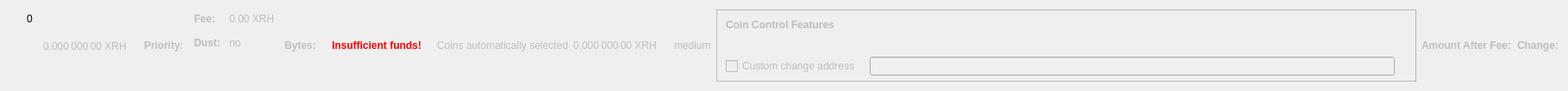
    <widget class="QWidget" name="dummyHideWidget" native="true">
     <property name="maximumSize">
      <size>
       <width>100</width>
       <height>22</height>
      </size>
     </property>
     <layout class="QHBoxLayout" name="dummyHideLayout">
      <item>
       <layout class="QFormLayout" name="formLayoutCoinControl1">
        <property name="horizontalSpacing">
         <number>10</number>
        </property>
        <property name="verticalSpacing">
         <number>14</number>
        </property>
        <property name="leftMargin">
         <number>10</number>
        </property>
        <property name="topMargin">
         <number>4</number>
        </property>
        <property name="rightMargin">
         <number>6</number>
        </property>
        <item row="0" column="1">
         <widget class="QLabel" name="labelCoinControlBytes">
          <property name="cursor">
           <cursorShape>IBeamCursor</cursorShape>
          </property>
          <property name="contextMenuPolicy">
           <enum>Qt::ActionsContextMenu</enum>
          </property>
          <property name="text">
           <string notr="true">0</string>
          </property>
          <property name="textInteractionFlags">
           <set>Qt::LinksAccessibleByMouse|Qt::TextSelectableByKeyboard|Qt::TextSelectableByMouse</set>
          </property>
         </widget>
        </item>
       </layout>
      </item>
      <item>
       <widget class="QLabel" name="labelCoinControlAfterFee">
        <property name="enabled">
         <bool>false</bool>
        </property>
        <property name="sizePolicy">
         <sizepolicy hsizetype="Fixed" vsizetype="Fixed">
          <horstretch>0</horstretch>
          <verstretch>0</verstretch>
         </sizepolicy>
        </property>
        <property name="minimumSize">
         <size>
          <width>111</width>
          <height>12</height>
         </size>
        </property>
        <property name="maximumSize">
         <size>
          <width>111</width>
          <height>12</height>
         </size>
        </property>
        <property name="cursor">
         <cursorShape>IBeamCursor</cursorShape>
        </property>
        <property name="contextMenuPolicy">
         <enum>Qt::ActionsContextMenu</enum>
        </property>
        <property name="text">
         <string notr="true">0.000 000 00 XRH</string>
        </property>
        <property name="textInteractionFlags">
         <set>Qt::LinksAccessibleByMouse|Qt::TextSelectableByKeyboard|Qt::TextSelectableByMouse</set>
        </property>
       </widget>
      </item>
      <item>
       <widget class="QLabel" name="labelCoinControlPriorityText">
        <property name="enabled">
         <bool>false</bool>
        </property>
        <property name="font">
         <font>
          <weight>75</weight>
          <bold>true</bold>
         </font>
        </property>
        <property name="text">
         <string>Priority:</string>
        </property>
       </widget>
      </item>
      <item>
       <layout class="QHBoxLayout" name="horizontalLayout"/>
      </item>
      <item>
       <layout class="QFormLayout" name="formLayoutCoinControl3">
        <property name="horizontalSpacing">
         <number>10</number>
        </property>
        <property name="verticalSpacing">
         <number>14</number>
        </property>
        <property name="leftMargin">
         <number>6</number>
        </property>
        <property name="topMargin">
         <number>4</number>
        </property>
        <property name="rightMargin">
         <number>6</number>
        </property>
        <item row="0" column="0">
         <widget class="QLabel" name="labelCoinControlFeeText">
          <property name="enabled">
           <bool>false</bool>
          </property>
          <property name="font">
           <font>
            <weight>75</weight>
            <bold>true</bold>
           </font>
          </property>
          <property name="text">
           <string>Fee:</string>
          </property>
          <property name="margin">
           <number>0</number>
          </property>
         </widget>
        </item>
        <item row="0" column="1">
         <widget class="QLabel" name="labelCoinControlFee">
          <property name="enabled">
           <bool>false</bool>
          </property>
          <property name="cursor">
           <cursorShape>IBeamCursor</cursorShape>
          </property>
          <property name="contextMenuPolicy">
           <enum>Qt::ActionsContextMenu</enum>
          </property>
          <property name="text">
           <string notr="true">0.00 XRH</string>
          </property>
          <property name="textInteractionFlags">
           <set>Qt::LinksAccessibleByMouse|Qt::TextSelectableByKeyboard|Qt::TextSelectableByMouse</set>
          </property>
         </widget>
        </item>
        <item row="1" column="0">
         <widget class="QLabel" name="labelCoinControlLowOutputText">
          <property name="enabled">
           <bool>false</bool>
          </property>
          <property name="font">
           <font>
            <weight>75</weight>
            <bold>true</bold>
           </font>
          </property>
          <property name="text">
           <string>Dust:</string>
          </property>
         </widget>
        </item>
        <item row="1" column="1">
         <widget class="QLabel" name="labelCoinControlLowOutput">
          <property name="enabled">
           <bool>false</bool>
          </property>
          <property name="cursor">
           <cursorShape>IBeamCursor</cursorShape>
          </property>
          <property name="contextMenuPolicy">
           <enum>Qt::ActionsContextMenu</enum>
          </property>
          <property name="text">
           <string>no</string>
          </property>
          <property name="textInteractionFlags">
           <set>Qt::LinksAccessibleByMouse|Qt::TextSelectableByKeyboard|Qt::TextSelectableByMouse</set>
          </property>
         </widget>
        </item>
       </layout>
      </item>
      <item>
       <widget class="QLabel" name="labelCoinControlBytesText">
        <property name="enabled">
         <bool>false</bool>
        </property>
        <property name="font">
         <font>
          <weight>75</weight>
          <bold>true</bold>
         </font>
        </property>
        <property name="text">
         <string>Bytes:</string>
        </property>
       </widget>
      </item>
      <item>
       <layout class="QFormLayout" name="formLayoutCoinControl2">
        <property name="horizontalSpacing">
         <number>10</number>
        </property>
        <property name="verticalSpacing">
         <number>14</number>
        </property>
        <property name="leftMargin">
         <number>6</number>
        </property>
        <property name="topMargin">
         <number>4</number>
        </property>
        <property name="rightMargin">
         <number>6</number>
        </property>
       </layout>
      </item>
      <item>
       <layout class="QHBoxLayout" name="horizontalLayoutCoinControl2">
        <property name="spacing">
         <number>8</number>
        </property>
        <property name="bottomMargin">
         <number>10</number>
        </property>
       </layout>
      </item>
      <item>
       <widget class="QLabel" name="labelCoinControlInsuffFunds">
        <property name="enabled">
         <bool>false</bool>
        </property>
        <property name="minimumSize">
         <size>
          <width>0</width>
          <height>0</height>
         </size>
        </property>
        <property name="font">
         <font>
          <weight>75</weight>
          <bold>true</bold>
         </font>
        </property>
        <property name="styleSheet">
         <string notr="true">color:red;font-weight:bold;</string>
        </property>
        <property name="text">
         <string>Insufficient funds!</string>
        </property>
        <property name="margin">
         <number>5</number>
        </property>
       </widget>
      </item>
      <item>
       <layout class="QFormLayout" name="formLayoutCoinControl4">
        <property name="horizontalSpacing">
         <number>10</number>
        </property>
        <property name="verticalSpacing">
         <number>14</number>
        </property>
        <property name="leftMargin">
         <number>6</number>
        </property>
        <property name="topMargin">
         <number>4</number>
        </property>
        <property name="rightMargin">
         <number>6</number>
        </property>
       </layout>
      </item>
      <item>
       <widget class="QLabel" name="labelCoinControlAutomaticallySelected">
        <property name="enabled">
         <bool>false</bool>
        </property>
        <property name="sizePolicy">
         <sizepolicy hsizetype="Fixed" vsizetype="Fixed">
          <horstretch>0</horstretch>
          <verstretch>0</verstretch>
         </sizepolicy>
        </property>
        <property name="minimumSize">
         <size>
          <width>0</width>
          <height>0</height>
         </size>
        </property>
        <property name="maximumSize">
         <size>
          <width>240</width>
          <height>16777215</height>
         </size>
        </property>
        <property name="text">
         <string>Coins automatically selected</string>
        </property>
        <property name="margin">
         <number>5</number>
        </property>
       </widget>
      </item>
      <item>
       <widget class="QLabel" name="labelCoinControlChange">
        <property name="enabled">
         <bool>false</bool>
        </property>
        <property name="sizePolicy">
         <sizepolicy hsizetype="Fixed" vsizetype="Fixed">
          <horstretch>0</horstretch>
          <verstretch>0</verstretch>
         </sizepolicy>
        </property>
        <property name="minimumSize">
         <size>
          <width>111</width>
          <height>0</height>
         </size>
        </property>
        <property name="maximumSize">
         <size>
          <width>111</width>
          <height>16777215</height>
         </size>
        </property>
        <property name="cursor">
         <cursorShape>IBeamCursor</cursorShape>
        </property>
        <property name="contextMenuPolicy">
         <enum>Qt::ActionsContextMenu</enum>
        </property>
        <property name="text">
         <string notr="true">0.000 000 00 XRH</string>
        </property>
        <property name="textInteractionFlags">
         <set>Qt::LinksAccessibleByMouse|Qt::TextSelectableByKeyboard|Qt::TextSelectableByMouse</set>
        </property>
       </widget>
      </item>
      <item>
       <widget class="QLabel" name="labelCoinControlPriority">
        <property name="enabled">
         <bool>false</bool>
        </property>
        <property name="cursor">
         <cursorShape>IBeamCursor</cursorShape>
        </property>
        <property name="contextMenuPolicy">
         <enum>Qt::ActionsContextMenu</enum>
        </property>
        <property name="text">
         <string>medium</string>
        </property>
        <property name="textInteractionFlags">
         <set>Qt::LinksAccessibleByMouse|Qt::TextSelectableByKeyboard|Qt::TextSelectableByMouse</set>
        </property>
       </widget>
      </item>
      <item>
       <widget class="QFrame" name="frameCoinControl">
        <property name="sizePolicy">
         <sizepolicy hsizetype="Expanding" vsizetype="Expanding">
          <horstretch>0</horstretch>
          <verstretch>0</verstretch>
         </sizepolicy>
        </property>
        <property name="maximumSize">
         <size>
          <width>16777215</width>
          <height>16777215</height>
         </size>
        </property>
        <property name="frameShape">
         <enum>QFrame::StyledPanel</enum>
        </property>
        <property name="frameShadow">
         <enum>QFrame::Sunken</enum>
        </property>
        <layout class="QVBoxLayout" name="verticalLayoutCoinControl2_2">
         <property name="spacing">
          <number>0</number>
         </property>
         <property name="leftMargin">
          <number>0</number>
         </property>
         <property name="topMargin">
          <number>0</number>
         </property>
         <property name="rightMargin">
          <number>0</number>
         </property>
         <property name="bottomMargin">
          <number>6</number>
         </property>
         <item>
          <layout class="QVBoxLayout" name="verticalLayoutCoinControl" stretch="0,0,0,1">
           <property name="spacing">
            <number>0</number>
           </property>
           <property name="leftMargin">
            <number>10</number>
           </property>
           <property name="topMargin">
            <number>10</number>
           </property>
           <item>
            <layout class="QHBoxLayout" name="horizontalLayoutCoinControl1">
             <property name="bottomMargin">
              <number>15</number>
             </property>
             <item>
              <widget class="QLabel" name="labelCoinControlFeatures">
               <property name="enabled">
                <bool>false</bool>
               </property>
               <property name="sizePolicy">
                <sizepolicy hsizetype="Preferred" vsizetype="Maximum">
                 <horstretch>0</horstretch>
                 <verstretch>0</verstretch>
                </sizepolicy>
               </property>
               <property name="font">
                <font>
                 <weight>75</weight>
                 <bold>true</bold>
                </font>
               </property>
               <property name="styleSheet">
                <string notr="true">font-weight:bold;</string>
               </property>
               <property name="text">
                <string>Coin Control Features</string>
               </property>
              </widget>
             </item>
            </layout>
           </item>
           <item>
            <widget class="QWidget" name="widgetCoinControl" native="true">
             <property name="sizePolicy">
              <sizepolicy hsizetype="Preferred" vsizetype="Preferred">
               <horstretch>0</horstretch>
               <verstretch>0</verstretch>
              </sizepolicy>
             </property>
             <property name="minimumSize">
              <size>
               <width>0</width>
               <height>0</height>
              </size>
             </property>
             <property name="styleSheet">
              <string notr="true"/>
             </property>
             <layout class="QHBoxLayout" name="horizontalLayoutCoinControl5_2">
              <property name="leftMargin">
               <number>0</number>
              </property>
              <property name="topMargin">
               <number>0</number>
              </property>
              <property name="rightMargin">
               <number>0</number>
              </property>
              <property name="bottomMargin">
               <number>0</number>
              </property>
              <item>
               <layout class="QHBoxLayout" name="horizontalLayoutCoinControl3">
                <property name="spacing">
                 <number>20</number>
                </property>
                <property name="topMargin">
                 <number>0</number>
                </property>
                <property name="bottomMargin">
                 <number>10</number>
                </property>
               </layout>
              </item>
             </layout>
            </widget>
           </item>
           <item>
            <layout class="QHBoxLayout" name="horizontalLayoutCoinControl4" stretch="0,0,0">
             <property name="spacing">
              <number>12</number>
             </property>
             <property name="sizeConstraint">
              <enum>QLayout::SetDefaultConstraint</enum>
             </property>
             <property name="topMargin">
              <number>5</number>
             </property>
             <property name="rightMargin">
              <number>5</number>
             </property>
             <item>
              <widget class="QCheckBox" name="checkBoxCoinControlChange">
               <property name="enabled">
                <bool>false</bool>
               </property>
               <property name="toolTip">
                <string>If this is activated, but the change address is empty or invalid, change will be sent to a newly generated address.</string>
               </property>
               <property name="text">
                <string>Custom change address</string>
               </property>
              </widget>
             </item>
             <item>
              <widget class="QValidatedLineEdit" name="lineEditCoinControlChange">
               <property name="enabled">
                <bool>false</bool>
               </property>
               <property name="sizePolicy">
                <sizepolicy hsizetype="Expanding" vsizetype="Fixed">
                 <horstretch>0</horstretch>
                 <verstretch>0</verstretch>
                </sizepolicy>
               </property>
              </widget>
             </item>
             <item>
              <widget class="QLabel" name="labelCoinControlChangeLabel_2">
               <property name="sizePolicy">
                <sizepolicy hsizetype="Preferred" vsizetype="Expanding">
                 <horstretch>0</horstretch>
                 <verstretch>0</verstretch>
                </sizepolicy>
               </property>
               <property name="minimumSize">
                <size>
                 <width>0</width>
                 <height>0</height>
                </size>
               </property>
               <property name="text">
                <string/>
               </property>
               <property name="margin">
                <number>3</number>
               </property>
              </widget>
             </item>
            </layout>
           </item>
           <item>
            <spacer name="verticalSpacerCoinControl">
             <property name="orientation">
              <enum>Qt::Vertical</enum>
             </property>
             <property name="sizeHint" stdset="0">
              <size>
               <width>800</width>
               <height>1</height>
              </size>
             </property>
            </spacer>
           </item>
          </layout>
         </item>
        </layout>
       </widget>
      </item>
      <item>
       <widget class="QLabel" name="labelCoinControlAfterFeeText">
        <property name="enabled">
         <bool>false</bool>
        </property>
        <property name="minimumSize">
         <size>
          <width>0</width>
          <height>0</height>
         </size>
        </property>
        <property name="maximumSize">
         <size>
          <width>16777215</width>
          <height>16777215</height>
         </size>
        </property>
        <property name="font">
         <font>
          <weight>75</weight>
          <bold>true</bold>
         </font>
        </property>
        <property name="text">
         <string>Amount After Fee:</string>
        </property>
        <property name="alignment">
         <set>Qt::AlignLeading|Qt::AlignLeft|Qt::AlignVCenter</set>
        </property>
        <property name="margin">
         <number>0</number>
        </property>
       </widget>
      </item>
      <item>
       <widget class="QLabel" name="labelCoinControlChangeText">
        <property name="enabled">
         <bool>false</bool>
        </property>
        <property name="sizePolicy">
         <sizepolicy hsizetype="Preferred" vsizetype="Preferred">
          <horstretch>0</horstretch>
          <verstretch>0</verstretch>
         </sizepolicy>
        </property>
        <property name="minimumSize">
         <size>
          <width>0</width>
          <height>0</height>
         </size>
        </property>
        <property name="maximumSize">
         <size>
          <width>16777215</width>
          <height>16777215</height>
         </size>
        </property>
        <property name="font">
         <font>
          <weight>75</weight>
          <bold>true</bold>
         </font>
        </property>
        <property name="text">
         <string>Change:</string>
        </property>
        <property name="alignment">
         <set>Qt::AlignLeading|Qt::AlignLeft|Qt::AlignVCenter</set>
        </property>
       </widget>
      </item>
     </layout>
    </widget>
